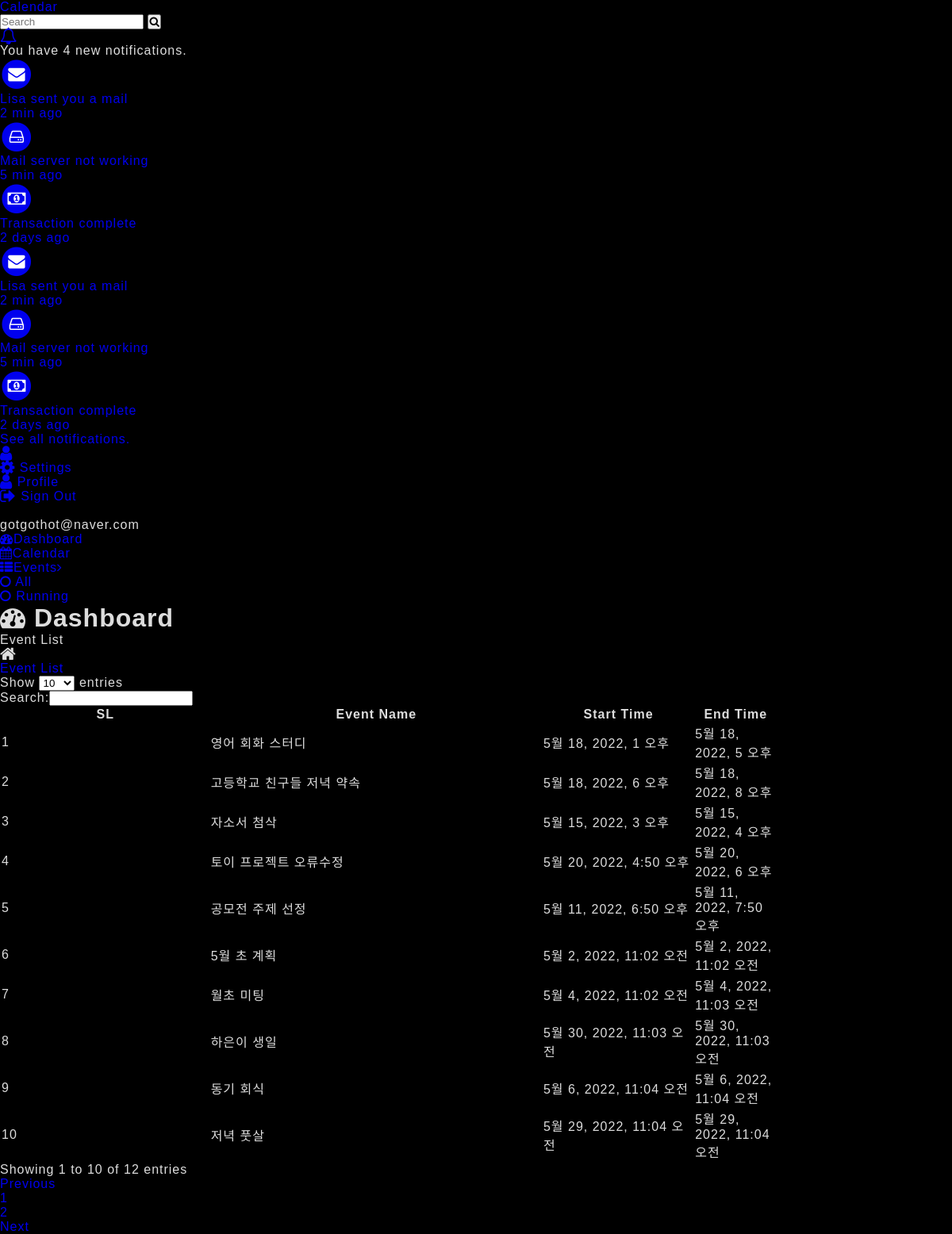
The page /calender/all-event-list/ (signed in) on the database its author committed.
### accounts/models/user.py (models this page shows)
class User(AbstractBaseUser, PermissionsMixin):
    email = models.EmailField(
        _("Email Address"),
        max_length=255,
        unique=True,
        help_text="Ex: example@example.com",
    )
    is_staff = models.BooleanField(_("Staff status"), default=False)
    is_active = models.BooleanField(_("Active"), default=True)
    date_joined = models.DateTimeField(_("Date Joined"), auto_now_add=True)
    last_updated = models.DateTimeField(_("Last Updated"), auto_now=True)
    objects = UserManager()
    USERNAME_FIELD = "email"
    def __str__(self):
        return self.email

### calendarapp/models/event.py (models this page shows, shortened)
class Event(EventAbstract):
    user = models.ForeignKey(
        User, on_delete=models.CASCADE, related_name="events")
    title = models.CharField(max_length=200, unique=True)
    description = models.TextField()
    start_time = models.DateTimeField()
    end_time = models.DateTimeField()
    objects = EventManager()

### calendarapp/views/event_list.py (the view)
# urls.py: path("all-event-list/", views.AllEventsListView.as_view(), name="all_events"),
class AllEventsListView(ListView):
    template_name = "calendarapp/events_list.html"
    model = Event
    def get_queryset(self):
        return Event.objects.get_all_events(user=self.request.user)

### calendarapp/models/event.py (called while the page is built)
    def get_all_events(self, user):
        events = Event.objects.filter(
            user=user, is_active=True, is_deleted=False)
        return events

### calendarapp/templates/calendarapp/events_list.html (shortened to what this page needs)
{% extends 'base/base.html' %}
{% load static %}
{% block breadcrumb %}
    <div>
        <h1><i class="fa fa-dashboard"></i> Dashboard</h1>
        <p>Event List</p>
    </div>
    <ul class="app-breadcrumb breadcrumb">
        <li class="breadcrumb-item"><i class="fa fa-home fa-lg"></i></li>
        <li class="breadcrumb-item"><a href="#">Event List</a></li>
    </ul>
{% endblock breadcrumb %}
{% block content %}
<div class="row">
    <div class="col-md-12">
        <div class="tile">
            <div class="tile-body">
                <div class="table-responsive">
                    <div id="sampleTable_wrapper" class="dataTables_wrapper container-fluid dt-bootstrap4 no-footer">
                        <div class="row">
                            <div class="col-sm-12">
                                <table class="table table-hover table-bordered dataTable no-footer" id="sampleTable" role="grid" aria-describedby="sampleTable_info">
                                    <thead>
                                        <tr role="row">
                                            <th class="sorting_asc" tabindex="0" aria-controls="sampleTable" rowspan="1" colspan="1" aria-sort="ascending" aria-label="Name: activate to sort column descending" style="width: 261.641px;">SL</th>
                                            <th class="sorting" tabindex="0" aria-controls="sampleTable" rowspan="1" colspan="1" aria-label="Position: activate to sort column ascending" style="width: 417.312px;">Event Name</th>
                                            <th class="sorting" tabindex="0" aria-controls="sampleTable" rowspan="1" colspan="1" aria-label="Office: activate to sort column ascending" style="width: 189.281px;">Start Time</th>
                                            <th class="sorting" tabindex="0" aria-controls="sampleTable" rowspan="1" colspan="1" aria-label="Age: activate to sort column ascending" style="width: 102.141px;">End Time</th>
                                        </tr>
                                    </thead>
                                    <tbody>
                                        {% for event in object_list %}
                                            <tr role="row" class="odd">
                                                <td class="sorting_1">{{ forloop.counter }}</td>
                                                <td>{{ event.title }}</td>
                                                <td>{{ event.start_time }}</td>
                                                <td>{{ event.end_time }}</td>
                                            </tr>
                                        {% endfor %}
                                    </tbody>
                                </table>
                            </div>
                        </div>
                    </div>
                </div>
            </div>
        </div>
    </div>
</div>
{% endblock content %}

### calendarapp/templates/base/base.html (shortened to what this page needs)
<!DOCTYPE html>
<html lang="en">
    {% load static %}
    <head>
        <link href="{% static 'css/main.css' %}" rel="stylesheet" />
        <link rel="stylesheet" type="text/css" href="https://maxcdn.bootstrapcdn.com/font-awesome/4.7.0/css/font-awesome.min.css" />
    </head>
    <body class="app sidebar-mini">
        <header class="app-header">
            <a class="app-header__logo" href="#">Calendar</a>
            <ul class="app-nav">
                <li class="app-search">
                    <input class="app-search__input" type="search" placeholder="Search" />
                    <button class="app-search__button"><i class="fa fa-search"></i></button>
                </li>
                <li class="dropdown">
                    <a class="app-nav__item" href="#" data-toggle="dropdown" aria-label="Show notifications"><i class="fa fa-bell-o fa-lg"></i></a>
                    <ul class="app-notification dropdown-menu dropdown-menu-right">
                        <li class="app-notification__title">You have 4 new notifications.</li>
                        <div class="app-notification__content">
                            <li>
                                <a class="app-notification__item" href="javascript:;">
                                    <span class="app-notification__icon">
                                        <span class="fa-stack fa-lg"><i class="fa fa-circle fa-stack-2x text-primary"></i><i class="fa fa-envelope fa-stack-1x fa-inverse"></i></span>
                                    </span>
                                    <div>
                                        <p class="app-notification__message">Lisa sent you a mail</p>
                                        <p class="app-notification__meta">2 min ago</p>
                                    </div>
                                </a>
                            </li>
                            <li>
                                <a class="app-notification__item" href="javascript:;">
                                    <span class="app-notification__icon">
                                        <span class="fa-stack fa-lg"><i class="fa fa-circle fa-stack-2x text-danger"></i><i class="fa fa-hdd-o fa-stack-1x fa-inverse"></i></span>
                                    </span>
                                    <div>
                                        <p class="app-notification__message">Mail server not working</p>
                                        <p class="app-notification__meta">5 min ago</p>
                                    </div>
                                </a>
                            </li>
                            <li>
                                <a class="app-notification__item" href="javascript:;">
                                    <span class="app-notification__icon">
                                        <span class="fa-stack fa-lg"><i class="fa fa-circle fa-stack-2x text-success"></i><i class="fa fa-money fa-stack-1x fa-inverse"></i></span>
                                    </span>
                                    <div>
                                        <p class="app-notification__message">Transaction complete</p>
                                        <p class="app-notification__meta">2 days ago</p>
                                    </div>
                                </a>
                            </li>
                            <div class="app-notification__content">
                                <li>
                                    <a class="app-notification__item" href="javascript:;">
                                        <span class="app-notification__icon">
                                            <span class="fa-stack fa-lg"><i class="fa fa-circle fa-stack-2x text-primary"></i><i class="fa fa-envelope fa-stack-1x fa-inverse"></i></span>
                                        </span>
                                        <div>
                                            <p class="app-notification__message">Lisa sent you a mail</p>
                                            <p class="app-notification__meta">2 min ago</p>
                                        </div>
                                    </a>
                                </li>
                                <li>
                                    <a class="app-notification__item" href="javascript:;">
                                        <span class="app-notification__icon">
                                            <span class="fa-stack fa-lg"><i class="fa fa-circle fa-stack-2x text-danger"></i><i class="fa fa-hdd-o fa-stack-1x fa-inverse"></i></span>
                                        </span>
                                        <div>
                                            <p class="app-notification__message">Mail server not working</p>
                                            <p class="app-notification__meta">5 min ago</p>
                                        </div>
                                    </a>
                                </li>
                                <li>
                                    <a class="app-notification__item" href="javascript:;">
                                        <span class="app-notification__icon">
                                            <span class="fa-stack fa-lg"><i class="fa fa-circle fa-stack-2x text-success"></i><i class="fa fa-money fa-stack-1x fa-inverse"></i></span>
                                        </span>
                                        <div>
                                            <p class="app-notification__message">Transaction complete</p>
                                            <p class="app-notification__meta">2 days ago</p>
                                        </div>
                                    </a>
                                </li>
                            </div>
                        </div>
                        <li class="app-notification__footer"><a href="#">See all notifications.</a></li>
                    </ul>
                </li>
                <li class="dropdown">
                    <a class="app-nav__item" href="#" data-toggle="dropdown" aria-label="Open Profile Menu"><i class="fa fa-user fa-lg"></i></a>
                    <ul class="dropdown-menu settings-menu dropdown-menu-right">
                        <li>
                            <a class="dropdown-item" href="#"><i class="fa fa-cog fa-lg"></i> Settings</a>
                        </li>
                        <li>
                            <a class="dropdown-item" href="#"><i class="fa fa-user fa-lg"></i> Profile</a>
                        </li>
                        <li>
                            <a class="dropdown-item" href="{% url 'accounts:signout' %}"><i class="fa fa-sign-out fa-lg"></i> Sign Out</a>
                        </li>
                    </ul>
                </li>
            </ul>
        </header>
        <aside class="app-sidebar">
            <div class="app-sidebar__user">
                <div>
                    <p class="app-sidebar__user-name">{{user}}</p>
                </div>
            </div>
            <ul class="app-menu">
                <li>
                    <a class="app-menu__item active" href="{% url 'dashboard' %}"><i class="app-menu__icon fa fa-dashboard"></i><span class="app-menu__label">Dashboard</span></a>
                </li>
                <li>
                    <a class="app-menu__item" href="{% url 'calendarapp:calendar' %}"><i class="app-menu__icon fa fa-calendar"></i><span class="app-menu__label">Calendar</span></a>
                </li>
                <li class="treeview">
                    <a class="app-menu__item" href="#" data-toggle="treeview"><i class="app-menu__icon fa fa-th-list"></i><span class="app-menu__label">Events</span><i class="treeview-indicator fa fa-angle-right"></i></a>
                    <ul class="treeview-menu">
                        <li>
                            <a class="treeview-item" href="{% url 'calendarapp:all_events' %}"><i class="icon fa fa-circle-o"></i> All</a>
                        </li>
                        <li>
                            <a class="treeview-item" href="{% url 'calendarapp:running_events' %}"><i class="icon fa fa-circle-o"></i> Running</a>
                        </li>
                    </ul>
                </li>
            </ul>
        </aside>
        <main class="app-content">
            <div class="app-title">
                {% block breadcrumb %}
                {% endblock breadcrumb %}
            </div>
            {% block content %}
            {% endblock content %}
        </main>
    </body>
</html>

### accounts/templates/base/js.html (shortened to what this page needs)
{% load static %}

### main/static/css/main.css (style rules this page uses)
* { margin: 0; padding: 0; }
ol,ul { list-style: none; }
a { outline: 0; text-decoration: none; }
body { font-family: Arial; font: 17px/1.4; letter-spacing: 1px; color: #ddd; background: rgb(0, 0, 0); }
td { border: 1px solid #aaa; }

### rows shown on the page
User: email "gotgothot@naver.com"
Event: title "영어 회화 스터디", start_time "5월 18, 2022, 1 오후", end_time "5월 18, 2022, 5 오후"
Event: title "고등학교 친구들 저녁 약속", start_time "5월 18, 2022, 6 오후", end_time "5월 18, 2022, 8 오후"
Event: title "자소서 첨삭", start_time "5월 15, 2022, 3 오후", end_time "5월 15, 2022, 4 오후"
Event: title "토이 프로젝트 오류수정", start_time "5월 20, 2022, 4:50 오후", end_time "5월 20, 2022, 6 오후"
Event: title "공모전 주제 선정", start_time "5월 11, 2022, 6:50 오후", end_time "5월 11, 2022, 7:50 오후"
Event: title "5월 초 계획", start_time "5월 2, 2022, 11:02 오전", end_time "5월 2, 2022, 11:02 오전"
Event: title "월초 미팅", start_time "5월 4, 2022, 11:02 오전", end_time "5월 4, 2022, 11:03 오전"
Event: title "하은이 생일", start_time "5월 30, 2022, 11:03 오전", end_time "5월 30, 2022, 11:03 오전"
Event: title "동기 회식", start_time "5월 6, 2022, 11:04 오전", end_time "5월 6, 2022, 11:04 오전"
Event: title "저녁 풋살", start_time "5월 29, 2022, 11:04 오전", end_time "5월 29, 2022, 11:04 오전"
